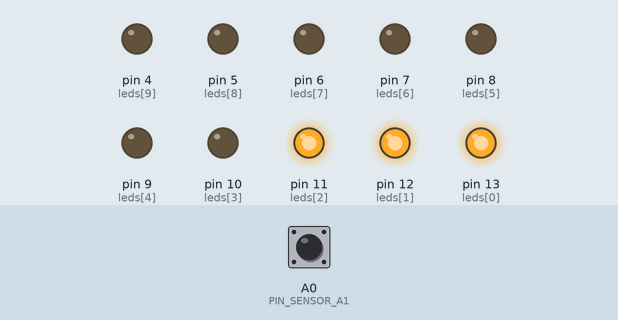
Simulated run of this sketch. Board: Arduino Uno, built with avr-gcc and run on an emulated ATmega328P. On the bench: output pins drawn as LEDs (lit = HIGH). Inputs (shaded band) come from the test bench; at power-on: A0 (PIN_SENSOR_A1) LOW. What the sketch prints to the serial monitor is not drawn.

Above: at 16.2 s.
16.3 s: A0 (PIN_SENSOR_A1) driven HIGH
At 16.9 s:
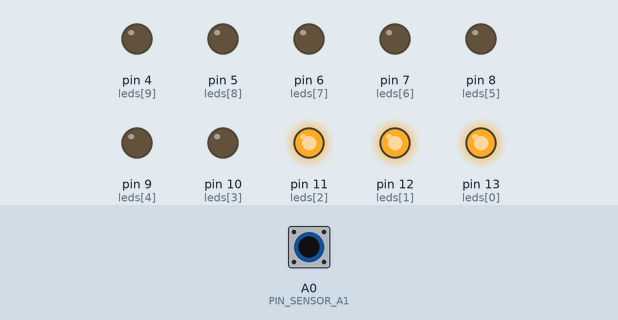
17.8 s: A0 (PIN_SENSOR_A1) driven LOW
At 20.7 s:
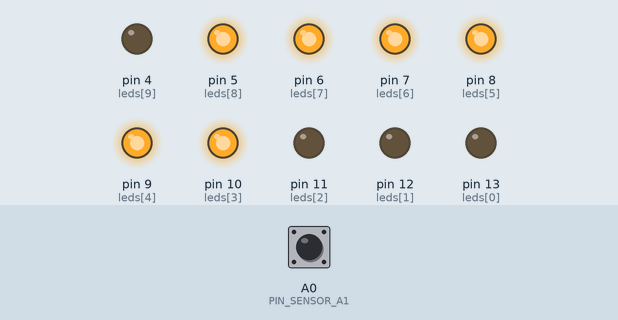
20.8 s: A0 (PIN_SENSOR_A1) pulsed HIGH 2 times (0.12 s each, 0.3 s apart)
At 23.4 s:
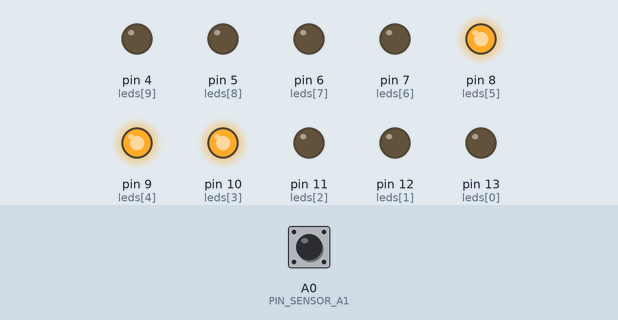
24.2 s: A0 (PIN_SENSOR_A1) pulsed HIGH 5 times (0.12 s each, 0.3 s apart)
Timing chart, 0 to 40.8 s (numbered marks = the images above; inputs shaded):
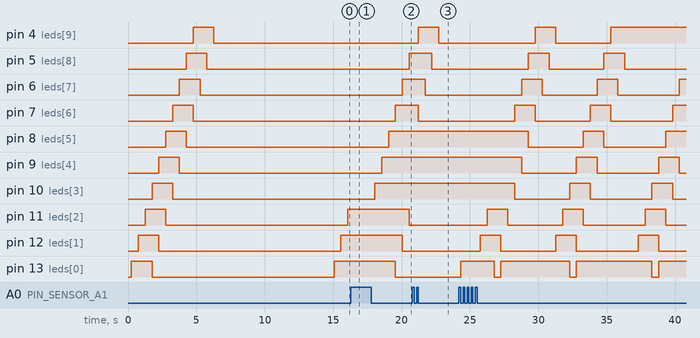

Measured:
- after the input at 16.3 s, pin 8 (leds[5]): stays LOW (without the input it goes to HIGH after 1.3 s); pin 9 (leds[4]): stays LOW (without the input it goes to HIGH after 0.78 s)
- after the input at 17.8 s, pin 5 (leds[8]): LOW → HIGH after 2.8 s; pin 6 (leds[7]): LOW → HIGH after 2.3 s; pin 7 (leds[6]): LOW → HIGH after 1.8 s; pin 8 (leds[5]): LOW → HIGH after 1.3 s; pin 9 (leds[4]): LOW → HIGH after 0.75 s
- after the input at 20.8 s, pin 6 (leds[7]): HIGH → LOW after 0.92 s; pin 7 (leds[6]): HIGH → LOW after 0.42 s; pin 9 (leds[4]): stays HIGH (without the input it goes to LOW after 0.76 s); pin 10 (leds[3]): stays HIGH (without the input it goes to LOW after 0.26 s); pin 13 (leds[0]): stays LOW (without the input it goes to HIGH after 1.3 s)

The sketch:

LED_tangga2.ino
```cpp
#define PIN_SENSOR_A1 A0
#define PIN_SENSOR_A2 A1
#define PIN_SENSOR_B1 A2
#define PIN_SENSOR_B2 A3

#define NUM_L 10
#define INTERVAL 250
#define TIMEOUT 20000
#define NUM_RUN_LED 3

#define SENSOR1 1
#define SENSOR2 2

#define NAIK 1
#define TURUN 0
String encdir = "";
unsigned long lastTime;
int counter = 0;
bool currentStateCLK;
bool previousStateCLK = 0;
byte leds[NUM_L] = { 13, 12, 11, 10, 9, 8, 7, 6, 5, 4 };
//byte leds[NUM_L] = {
//  13, 12, 11, 10, 9, 8,
//  7, 6, 5, 4, 3, 2, 14,
//  15, 22, 24, 26, 28, 30,
//  32, 34, 36, 38, 40, 42,
//  44
//};

void setup() {
  Serial.begin (9600);
  // put your setup code here, to run once:
  pinMode(PIN_SENSOR_A1, INPUT);
  pinMode(PIN_SENSOR_A2, INPUT);
  pinMode(PIN_SENSOR_B1, INPUT_PULLUP);
  pinMode(PIN_SENSOR_B2, INPUT_PULLUP);
  for (byte i = 0; i < NUM_L; i++) {
    pinMode(leds[i], OUTPUT);
  }
}
byte pen = 0;
void loop() {
  //  for (int i = 0; i < NUM_L; i++) {
  //    stateLed(i, 1);
  //    delay(80);
  //    stateLed(i, 0);
  //  }
  bool state = 1;
  bool st = 0;
  while (digitalRead(PIN_SENSOR_A1)) {
    st = 1;
  }
  if (st == 1) {
    pen++;
  }
  if (pen >= 3 ) pen = 0;
  ledNaik(pen);
  Serial.println(pen);
  //  currentStateCLK = digitalRead(PIN_SENSOR_A1);
  //  if (currentStateCLK != previousStateCLK) {
  //    if (digitalRead(PIN_SENSOR_A2) != currentStateCLK) {
  //      encdir = "MASUK";
  //    } else {
  //      encdir = "KELUAR";
  //    }
  //    Serial.print("Direction: ");
  //    Serial.println(encdir);
  //  }
  //  previousStateCLK = currentStateCLK;

}
void ledNaik(byte in) {
  static int i = 0;
  static int _state = 0;
  static byte u[3] = {0};
  if (millis() - lastTime >= INTERVAL ) {
    lastTime = millis();
    if (_state == 0) {
      for (byte p = 0; p <= in; p++) {
        if (u[p] > NUM_L) {
          u[i] = 0;
          i++;
        }
        else if (i >= in) i = 0;
        stateLed(u[p] - NUM_RUN_LED, 0);
        stateLed(u[p] , 1);
        u[p]++;
      }
      i++;
      _state = 1;
    }
    else _state = 0;
  }
}

void ledTurun() {

}

void stateLed(int _i, byte l) {
  if (_i >= 0 && _i <= NUM_L) {
    digitalWrite(leds[_i], l);
  }
}
```
